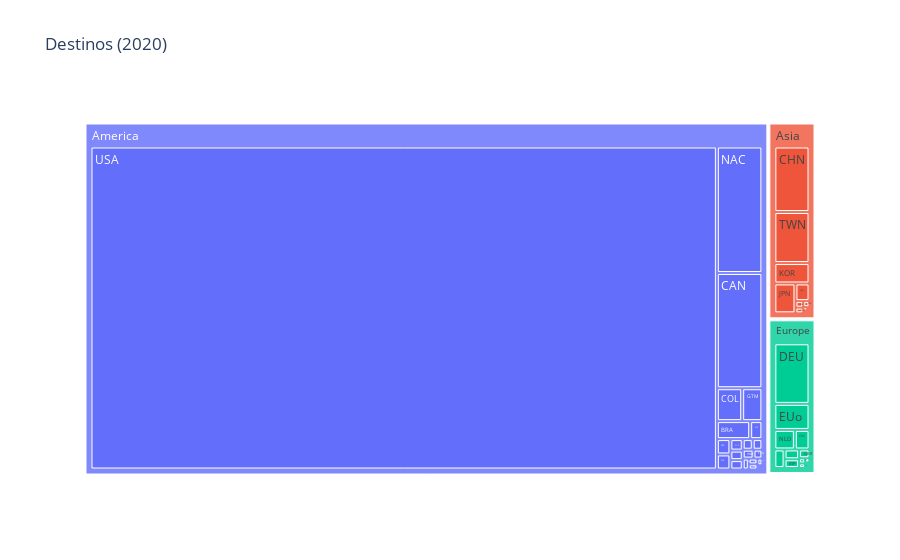

Write notebook code for a chart like this one.
### Markdown cell above
## ¿A dónde se exportaron esos productos en el 2020?

### Code cell
c = Data('world_trade_',reporting_country='484',year=[2020],imp_exp=2)
df = c.read_data()
c.grafica_destino_origen(df[0],periodo=c.year,imp_exp=c.imp_exp)

### Figure 1 — Plotly figure (JSON) as saved in the notebook; plotly's stock layout.template omitted (floating-point values rounded to 4 significant figures)
{"data": [{"branchvalues": "total", "domain": {"x": [0, 1], "y": [0, 1]}, "hovertemplate": "labels=%{label}<br>tradevalue=%{value}<br>parent=%{parent}<br>id=%{id}<extra></extra>", "ids": ["Asia/ARE", "America/ARG", "Europe/AUT", "Europe/BEL", "Europe/BGR", "America/BLZ", "America/BOL", "America/BRA", "America/CAN", "Europe/CHE", "America/CHL", "Asia/CHN", "America/COL", "America/CRI", "America/CUB", "Europe/CZE", "Europe/DEU", "Europe/DNK", "America/DOM", "Africa/DZA", "America/ECU", "Europe/ESP", "Europe/EUo", "Europe/FRA", "Europe/GBR", "Africa/GHA", "America/GTM", "America/GUY", "Asia/HKG", "America/HND", "America/HTI", "Europe/HUN", "Asia/IDN", "Asia/IND", "Europe/IRL", "Europe/ITA", "America/JAM", "Asia/JPN", "Asia/KOR", "Asia/MYS", "America/NAC", "America/NIC", "Europe/NLD", "Europe/NOR", "Asia/PAK", "America/PAN", "America/PER", "Europe/POL", "Europe/RUS", "Asia/SAU", "Asia/SGP", "America/SLV", "Asia/THA", "America/TTO", "Asia/TUR", "Asia/TWN", "America/URY", "America/USA", "America/VEN", "Asia/VNM", "Africa", "America", "Asia", "Europe"], "labels": ["ARE", "ARG", "AUT", "BEL", "BGR", "BLZ", "BOL", "BRA", "CAN", "CHE", "CHL", "CHN", "COL", "CRI", "CUB", "CZE", "DEU", "DNK", "DOM", "DZA", "ECU", "ESP", "EUo", "FRA", "GBR", "GHA", "GTM", "GUY", "HKG", "HND", "HTI", "HUN", "IDN", "IND", "IRL", "ITA", "JAM", "JPN", "KOR", "MYS", "NAC", "NIC", "NLD", "NOR", "PAK", "PAN", "PER", "POL", "RUS", "SAU", "SGP", "SLV", "THA", "TTO", "TUR", "TWN", "URY", "USA", "VEN", "VNM", "Africa", "America", "Asia", "Europe"], "name": "", "parents": ["Asia", "America", "Europe", "Europe", "Europe", "America", "America", "America", "America", "Europe", "America", "Asia", "America", "America", "America", "Europe", "Europe", "Europe", "America", "Africa", "America", "Europe", "Europe", "Europe", "Europe", "Africa", "America", "America", "Asia", "America", "America", "Europe", "Asia", "Asia", "Europe", "Europe", "America", "Asia", "Asia", "Asia", "America", "America", "Europe", "Europe", "Asia", "America", "America", "Europe", "Europe", "Asia", "Asia", "America", "Asia", "America", "Asia", "Asia", "America", "America", "America", "Asia", "", "", "", ""], "type": "treemap", "values": [0.12, 100.2, 5.35, 429.9, 63.32, 49.76, 2.43, 910.6, 7968.0, 650.1, 309.3, 4981.0, 1265.0, 178.8, 75.51, 17.79, 4840.0, 6.92, 155.1, 97.64, 118.8, 287.7, 2083.0, 324.3, 208.0, 0.2, 1009.0, 68.47, 535.8, 146.2, 3.69, 42.25, 5.21, 95.27, 17.64, 72.58, 1.38, 1362.0, 1552.0, 11.28, 8747.0, 216.1, 909.0, 3.77, 81.41, 176.1, 314.7, 0.5, 1.89, 24.7, 11.13, 333.2, 1.8, 8.37, 111.1, 3877.0, 15.82, 307600.0, 161.2, 29.27, 97.84, 329900.0, 12680.0, 9964.0]}], "layout": {"legend": {"tracegroupgap": 0}, "title": {"text": "Destinos (2020)"}}}
